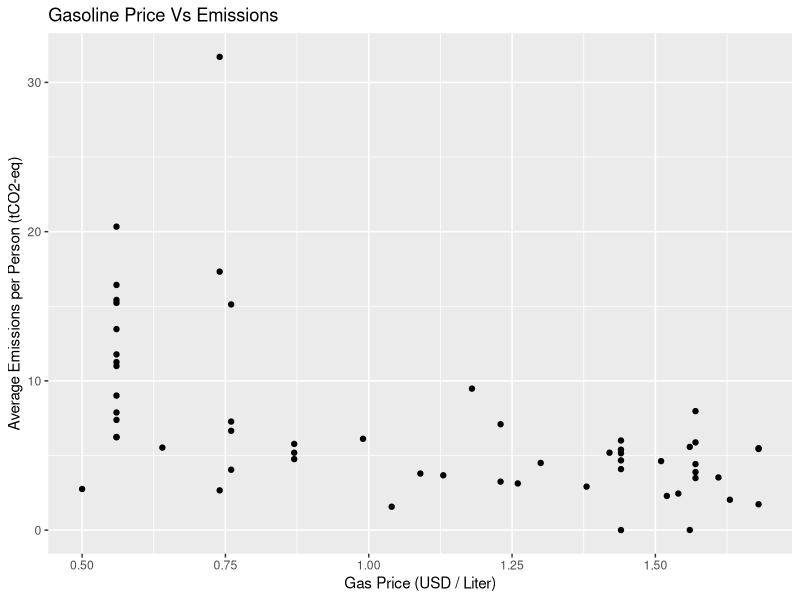

Reproduce this figure in R.
# libraries
library("readxl")
library("dplyr")
library("ggplot2")

# load file and get data for plot
# Gasoline price (GEA+) [USD/liter]
# Emissions per person (CDP) [tCo2-eq/Person] AS
# Total emissions (CDP) [tCO2-eq] / Population (CDP)
data <- read_excel("./D_FINAL.xlsx") %>%
  mutate(`Emissions per Person (CDP) [tCo2-eq]` = `Total emissions (CDP) [tCO2-eq]` / `Population (CDP)`) %>%
  select(`Gasoline price (GEA+) [USD/liter]`, `Emissions per Person (CDP) [tCo2-eq]`) %>%
  na.omit()

# plot data as scatter plot
chart3 <- ggplot(data, aes(x = `Gasoline price (GEA+) [USD/liter]`, y = `Emissions per Person (CDP) [tCo2-eq]`)) +
  geom_point() +
  labs(title = "Gasoline Price Vs Emissions", x = "Gas Price (USD / Liter)", y = "Average Emissions per Person (tCO2-eq)")